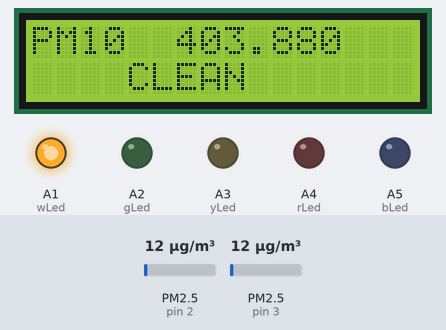
The sketch below on a simulated Arduino Uno, built with avr-gcc and run on an emulated ATmega328P. On the bench: 16×2 character LCD, output pins drawn as LEDs (lit = HIGH). Wiring (inferred from the names in the program): 2 × dust sensor: data pin 2 / data pin 3. Inputs (shaded band) come from the test bench; at power-on: PM2.5 (sensors on pin 2, pin 3) 12 µg/m³. What the sketch prints to the serial monitor is not drawn.

Above: at 3.8 s.
3.9 s: PM2.5 (sensor on pin 2) set to 43 µg/m³
At 6.8 s:
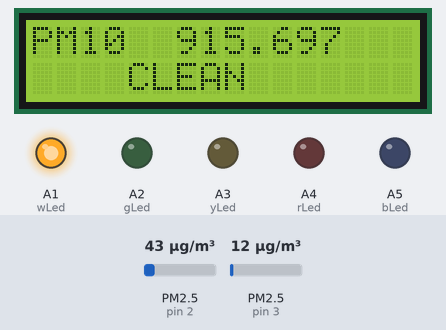
6.9 s: PM2.5 (sensor on pin 2) set to 54 µg/m³
At 9.8 s:
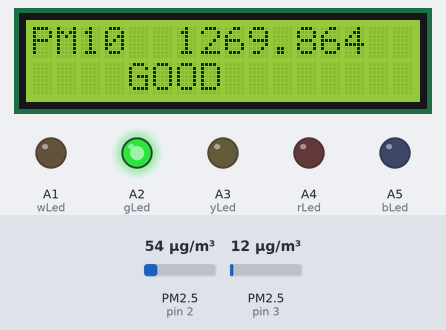
9.9 s: PM2.5 (sensor on pin 2) set to 75 µg/m³
At 14.2 s:
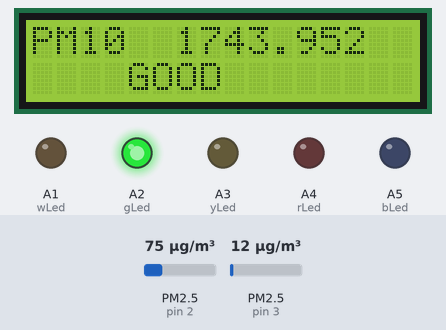
Timing chart, 0 to 15.7 s (numbered marks = the images above; inputs shaded):
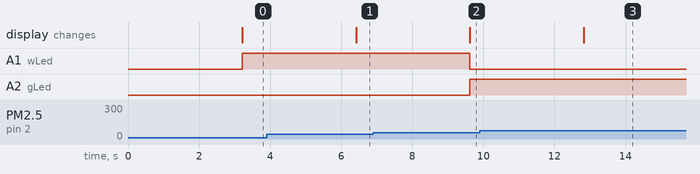

Measured:
- the behaviour switches between 48 and 49 µg/m³ on PM2.5 (sensor on pin 2) (found by bisection; images 1 and 2)
- after the input at 3.9 s, the display: changes after 2.5 s (image 1)
- after the input at 6.9 s, the display: changes after 2.7 s (image 2)
- after the input at 9.9 s, the display: changes after 2.9 s (image 3)

The sketch:

Arduino_Source_code.ino
```cpp
#include <LiquidCrystal.h> //defined the libraries and the variables for the the LCD.
LiquidCrystal lcd(8, 9, 4, 5, 6, 7); // the lcd is connected to these pins on the arduino board

int pin2 = 3;  // defined the variables for the dust sensor pins
int pin1 = 2;
unsigned long duration1;
unsigned long duration2;

unsigned long starttime;
unsigned long sampletime_ms = 3000;//sampe 1s ;// to received inputs in 3000 miliseconds
unsigned long lowpulseoccupancy1 = 0;
unsigned long lowpulseoccupancy2 = 0;
float ratio1 = 0;
float ratio2 = 0;
float concentration1 = 0;
float concentration2 = 0;

//defined the variables for the LED Light System
int wLed = A1;
int gLed = A2;
int yLed = A3;
int rLed = A4;
int bLed = A5;

void setup() {
  Serial.begin(9600); // port rate
  pinMode(2,INPUT);
  pinMode(3,INPUT);
  pinMode(wLed,OUTPUT);
  pinMode(gLed,OUTPUT);
  pinMode(yLed,OUTPUT);
  pinMode(rLed,OUTPUT);
  pinMode(bLed,OUTPUT);
  starttime = millis();//get the current time;
  lcd.begin(16, 2); // LCD display has 16 characters and two line
}

void loop() {
  duration1 = pulseIn(pin1, LOW);
  duration2 = pulseIn(pin2, LOW);
  lowpulseoccupancy1 = lowpulseoccupancy1+duration1; //calculate lowpulseoccupancy.
  lowpulseoccupancy2 = lowpulseoccupancy2+duration2; //lowpulseoccupancy" represents the Lo Pulse Occupancy Time(LPO Time) detected in given 30s.


  if ((millis()-starttime) > sampletime_ms)//if the sampel time == 30s
  //calculation part
  {
    //calculate ratio
    ratio1 = lowpulseoccupancy1/(sampletime_ms*10.0);  // Integer percentage 0=>100
    //calculate concentration
    concentration1 = 1.1*pow(ratio1,3)-3.8*pow(ratio1,2)+520*ratio1+0.62; // using spec sheet curve

    ratio2 = lowpulseoccupancy2/(sampletime_ms*10.0);  // Integer percentage 0=>100
    concentration2 = 1.1*pow(ratio2,3)-3.8*pow(ratio2,2)+520*ratio2+0.62; //

    lcd.setCursor(0, 0); // set the curseor to 0 ,0 on the LCD Display
    lcd.print("PM10 ");// display to lcd panel "PM10"
    lcd.setCursor(6, 0);
    lcd.print(concentration1,3);//display the calculation value

    //Serial monitor
    Serial.print("concentration1 = ");
    Serial.print(concentration1);
    Serial.print(" pcs/0.01cf  -  ");

    Serial.print("concentration2 = ");
    Serial.print(concentration2);
    Serial.print(" pcs/0.01cf  -  ");


    if (concentration1 < 1000) {   // When the value will be less than 1000 , then the LCD  will display “CLEAN”
     lcd.setCursor (0, 1);
     for (int i = 0; i < 16; ++i) // The LCD can diplay 16 characters
   {
     lcd.write(' ');
   }

     lcd.setCursor(4, 1);
     lcd.print("CLEAN");

     digitalWrite(wLed, HIGH);
     digitalWrite(gLed, LOW);
     digitalWrite(yLed, LOW);
     digitalWrite(rLed, LOW);
     digitalWrite(bLed, LOW);
  }
    if (concentration1 > 1000 && concentration1 < 10000) { // if value between 1000 and 10000 , then the LCD  will display “Good”

     lcd.setCursor (0, 1);
     for (int i = 0; i < 16; ++i)
  {
     lcd.write(' ');
  }

     lcd.setCursor(4, 1);
     lcd.print("GOOD");

     digitalWrite(wLed, LOW);
     digitalWrite(gLed, HIGH);
     digitalWrite(yLed, LOW);
     digitalWrite(rLed, LOW);
     digitalWrite(bLed, LOW);
    }

    if (concentration1 > 10000 && concentration1 < 20000) { // if between 10000 and 20000 , then the LCD  will display “ACCEPTABLE”

    lcd.setCursor (0, 1);
    for (int i = 0; i < 16; ++i)
  {
    lcd.write(' ');
  }

      lcd.setCursor(4, 1);
     lcd.print("ACCEPTABLE");
     digitalWrite(wLed, LOW);
     digitalWrite(gLed, LOW);
     digitalWrite(yLed, HIGH);
     digitalWrite(rLed, LOW);
     digitalWrite(bLed, LOW);
    }
      if (concentration1 > 20000 && concentration1 < 50000) { // if between 20000 and 50000 , then the LCD  will display “HEAVY”
     lcd.setCursor (0, 1);
     for (int i = 0; i < 16; ++i)
  {
     lcd.write(' ');
  }
     lcd.setCursor(4, 1);
     lcd.print("HEAVY");
     digitalWrite(wLed, LOW);
     digitalWrite(gLed, LOW);
     digitalWrite(yLed, LOW);
     digitalWrite(rLed, HIGH);
     digitalWrite(bLed, LOW);
  }

    if (concentration1 > 50000 ) { // When the value will be greater than 50000 , then the LCD  will display “HAZARD”
lcd.setCursor (0, 1);
for (int i = 0; i < 16; ++i)
{
  lcd.write(' ');
}

     lcd.setCursor(4, 1);
     lcd.print("HAZARD");
     digitalWrite(wLed, LOW);
     digitalWrite(gLed, LOW);
     digitalWrite(yLed, LOW);
     digitalWrite(rLed, LOW);
     digitalWrite(bLed, HIGH);

    }

    lowpulseoccupancy1 = 0;
    lowpulseoccupancy2 = 0;
    starttime = millis();
  }
}
```
